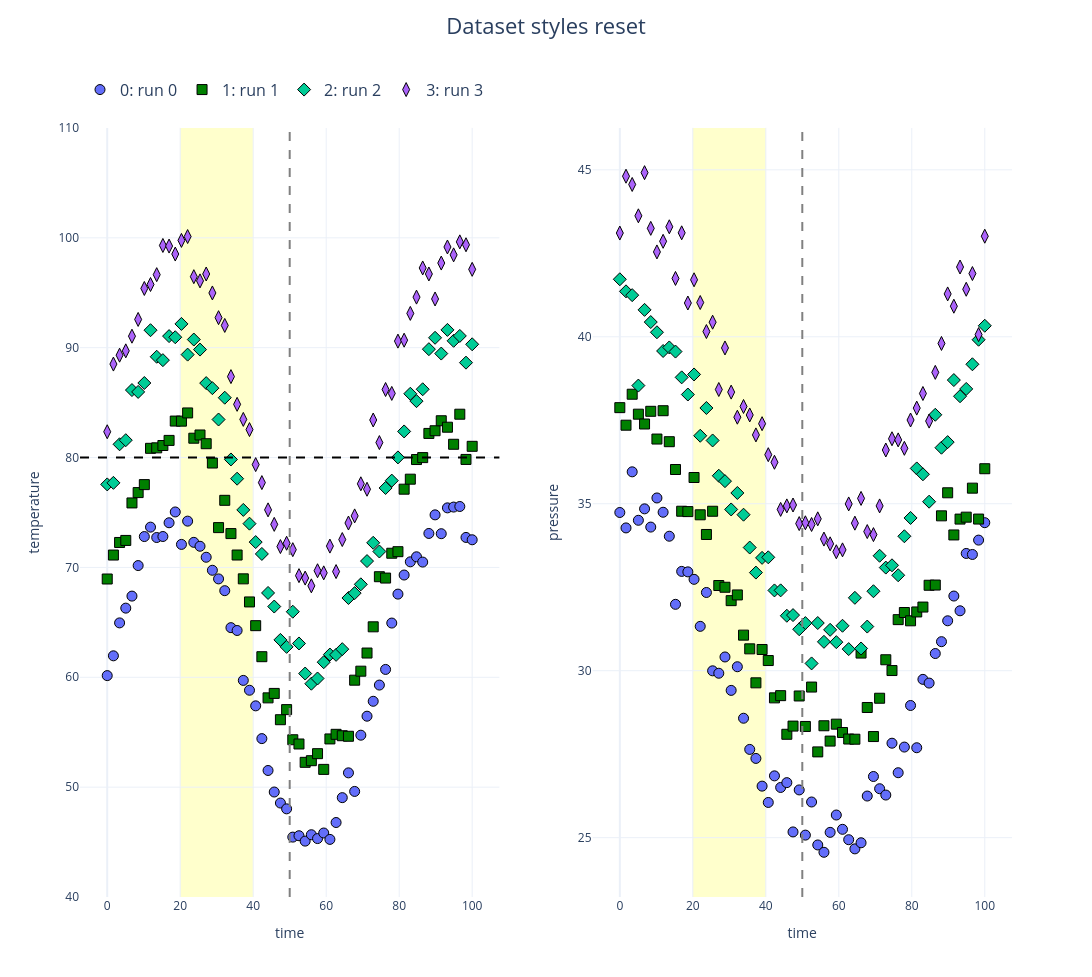

Notebook cell for this chart:
### Markdown cell above
## Rule 1 — `'reset'` as a value (per-attribute undo)

Every setter that takes a value also accepts the literal string `'reset'`. This
is the finest-grained undo: one attribute, on one target.

### 1a. Per-dataset attributes

`'reset'` restores that attribute to what the dataset would get from the
notebook's maps / defaults (`color_map`, `marker_map`, `set_default_format`).

### Code cell
nb.color(0, 'reset')          # dataset 0 → back to its color_map color
nb.marker('all', 'reset')     # every dataset → back to its marker_map marker
nb.linestyle([0, 1], 'reset') # drop the dashed override on 0 and 1
nb.linewidth(0, 'reset')      # dataset 0 → default line width
nb.markersize(2, 'reset')     # dataset 2 → default marker size
nb.alpha('all', 'reset')      # every dataset → default opacity

nb.plot(x='time', y=['temperature', 'pressure'], suptitle='Dataset styles reset')

### Figure 1 — Plotly figure (JSON) as saved in the notebook; plotly's stock layout.template omitted (floating-point values rounded to 4 significant figures)
{"data": [{"hovertemplate": "<b><u>Set: 0</u></b><br><b>run 0</b><br>time: %{x:.2f}<br>temperature: %{y:.2f}<extra></extra>", "legendgroup": "group_0", "line": {"color": "#636EFA", "width": 2}, "marker": {"color": "#636EFA", "line": {"color": "black", "width": 1}, "opacity": 1, "size": 10, "symbol": "circle"}, "mode": "markers", "name": "0: run 0", "showlegend": true, "type": "scatter", "x": [0.0, 1.695, 3.39, 5.085, 6.78, 8.475, 10.17, 11.86, 13.56, 15.25, 16.95, 18.64, 20.34, 22.03, 23.73, 25.42, 27.12, 28.81, 30.51, 32.2, 33.9, 35.59, 37.29, 38.98, 40.68, 42.37, 44.07, 45.76, 47.46, 49.15, 50.85, 52.54, 54.24, 55.93, 57.63, 59.32, 61.02, 62.71, 64.41, 66.1, 67.8, 69.49, 71.19, 72.88, 74.58, 76.27, 77.97, 79.66, 81.36, 83.05, 84.75, 86.44, 88.14, 89.83, 91.53, 93.22, 94.92, 96.61, 98.31, 100.0], "xaxis": "x", "y": [60.15, 61.95, 64.95, 66.29, 67.39, 70.17, 72.81, 73.67, 72.72, 72.81, 74.06, 75.05, 72.09, 74.21, 72.28, 71.93, 70.92, 69.74, 68.95, 67.88, 64.52, 64.26, 59.72, 58.82, 57.4, 54.42, 51.52, 49.56, 48.55, 48.02, 45.45, 45.58, 45.09, 45.67, 45.32, 45.83, 45.24, 46.78, 49.04, 51.3, 49.61, 54.73, 56.46, 57.81, 59.29, 60.71, 64.94, 67.57, 69.31, 70.51, 70.97, 70.49, 73.09, 74.78, 73.07, 75.42, 75.49, 75.55, 72.73, 72.52], "yaxis": "y"}, {"hovertemplate": "<b><u>Set: 0</u></b><br><b>run 0</b><br>time: %{x:.2f}<br>pressure: %{y:.2f}<extra></extra>", "legendgroup": "group_0", "line": {"color": "#636EFA", "width": 2}, "marker": {"color": "#636EFA", "line": {"color": "black", "width": 1}, "opacity": 1, "size": 10, "symbol": "circle"}, "mode": "markers", "name": "0: run 0", "showlegend": false, "type": "scatter", "x": [0.0, 1.695, 3.39, 5.085, 6.78, 8.475, 10.17, 11.86, 13.56, 15.25, 16.95, 18.64, 20.34, 22.03, 23.73, 25.42, 27.12, 28.81, 30.51, 32.2, 33.9, 35.59, 37.29, 38.98, 40.68, 42.37, 44.07, 45.76, 47.46, 49.15, 50.85, 52.54, 54.24, 55.93, 57.63, 59.32, 61.02, 62.71, 64.41, 66.1, 67.8, 69.49, 71.19, 72.88, 74.58, 76.27, 77.97, 79.66, 81.36, 83.05, 84.75, 86.44, 88.14, 89.83, 91.53, 93.22, 94.92, 96.61, 98.31, 100.0], "xaxis": "x2", "y": [34.74, 34.28, 35.96, 34.5, 34.85, 34.3, 35.17, 34.74, 34.03, 31.99, 32.97, 32.96, 32.74, 31.33, 32.34, 30.0, 29.92, 30.41, 29.41, 30.12, 28.58, 27.64, 27.37, 26.54, 26.05, 26.85, 26.5, 26.65, 25.17, 26.43, 25.08, 26.07, 24.78, 24.56, 25.16, 25.68, 25.25, 24.94, 24.66, 24.85, 26.25, 26.83, 26.47, 26.28, 27.83, 26.94, 27.71, 28.96, 27.69, 29.74, 29.63, 30.51, 30.87, 31.49, 32.24, 31.79, 33.51, 33.48, 33.91, 34.43], "yaxis": "y2"}, {"hovertemplate": "<b><u>Set: 1</u></b><br><b>run 1</b><br>time: %{x:.2f}<br>temperature: %{y:.2f}<extra></extra>", "legendgroup": "group_1", "line": {"color": "green", "width": 2}, "marker": {"color": "green", "line": {"color": "black", "width": 1}, "opacity": 1, "size": 10, "symbol": "square"}, "mode": "markers", "name": "1: run 1", "showlegend": true, "type": "scatter", "x": [0.0, 1.695, 3.39, 5.085, 6.78, 8.475, 10.17, 11.86, 13.56, 15.25, 16.95, 18.64, 20.34, 22.03, 23.73, 25.42, 27.12, 28.81, 30.51, 32.2, 33.9, 35.59, 37.29, 38.98, 40.68, 42.37, 44.07, 45.76, 47.46, 49.15, 50.85, 52.54, 54.24, 55.93, 57.63, 59.32, 61.02, 62.71, 64.41, 66.1, 67.8, 69.49, 71.19, 72.88, 74.58, 76.27, 77.97, 79.66, 81.36, 83.05, 84.75, 86.44, 88.14, 89.83, 91.53, 93.22, 94.92, 96.61, 98.31, 100.0], "xaxis": "x", "y": [68.95, 71.12, 72.27, 72.46, 75.87, 76.81, 77.54, 80.84, 80.88, 81.1, 81.56, 83.32, 83.32, 84.06, 81.76, 82.05, 81.26, 79.5, 73.62, 76.11, 73.08, 71.13, 68.96, 66.86, 64.7, 61.87, 58.13, 58.53, 56.14, 57.06, 54.31, 53.93, 52.26, 52.41, 53.05, 51.62, 54.39, 54.81, 54.68, 54.63, 59.74, 60.55, 62.21, 64.59, 69.15, 69.03, 71.29, 71.43, 77.12, 78.03, 79.82, 79.99, 82.2, 82.44, 83.35, 82.76, 81.21, 83.94, 79.83, 81.02], "yaxis": "y"}, {"hovertemplate": "<b><u>Set: 1</u></b><br><b>run 1</b><br>time: %{x:.2f}<br>pressure: %{y:.2f}<extra></extra>", "legendgroup": "group_1", "line": {"color": "green", "width": 2}, "marker": {"color": "green", "line": {"color": "black", "width": 1}, "opacity": 1, "size": 10, "symbol": "square"}, "mode": "markers", "name": "1: run 1", "showlegend": false, "type": "scatter", "x": [0.0, 1.695, 3.39, 5.085, 6.78, 8.475, 10.17, 11.86, 13.56, 15.25, 16.95, 18.64, 20.34, 22.03, 23.73, 25.42, 27.12, 28.81, 30.51, 32.2, 33.9, 35.59, 37.29, 38.98, 40.68, 42.37, 44.07, 45.76, 47.46, 49.15, 50.85, 52.54, 54.24, 55.93, 57.63, 59.32, 61.02, 62.71, 64.41, 66.1, 67.8, 69.49, 71.19, 72.88, 74.58, 76.27, 77.97, 79.66, 81.36, 83.05, 84.75, 86.44, 88.14, 89.83, 91.53, 93.22, 94.92, 96.61, 98.31, 100.0], "xaxis": "x2", "y": [37.88, 37.35, 38.28, 37.68, 37.39, 37.77, 36.94, 37.79, 36.86, 36.02, 34.78, 34.76, 35.79, 34.67, 34.08, 34.77, 32.55, 32.5, 32.1, 32.27, 31.06, 30.65, 29.64, 30.64, 30.3, 29.19, 29.25, 28.1, 28.34, 29.24, 28.33, 29.51, 27.57, 28.35, 27.89, 28.4, 28.15, 27.95, 27.95, 30.53, 28.9, 28.03, 29.17, 30.33, 30.0, 31.53, 31.74, 31.49, 31.76, 31.91, 32.56, 32.56, 34.64, 35.33, 34.07, 34.54, 34.6, 35.47, 34.54, 36.05], "yaxis": "y2"}, {"hovertemplate": "<b><u>Set: 2</u></b><br><b>run 2</b><br>time: %{x:.2f}<br>temperature: %{y:.2f}<extra></extra>", "legendgroup": "group_2", "line": {"color": "#00CC96", "width": 2}, "marker": {"color": "#00CC96", "line": {"color": "black", "width": 1}, "opacity": 1, "size": 10, "symbol": "diamond"}, "mode": "markers", "name": "2: run 2", "showlegend": true, "type": "scatter", "x": [0.0, 1.695, 3.39, 5.085, 6.78, 8.475, 10.17, 11.86, 13.56, 15.25, 16.95, 18.64, 20.34, 22.03, 23.73, 25.42, 27.12, 28.81, 30.51, 32.2, 33.9, 35.59, 37.29, 38.98, 40.68, 42.37, 44.07, 45.76, 47.46, 49.15, 50.85, 52.54, 54.24, 55.93, 57.63, 59.32, 61.02, 62.71, 64.41, 66.1, 67.8, 69.49, 71.19, 72.88, 74.58, 76.27, 77.97, 79.66, 81.36, 83.05, 84.75, 86.44, 88.14, 89.83, 91.53, 93.22, 94.92, 96.61, 98.31, 100.0], "xaxis": "x", "y": [77.56, 77.7, 81.21, 81.58, 86.14, 85.97, 86.79, 91.59, 89.18, 88.87, 91.05, 90.95, 92.16, 89.37, 90.74, 89.83, 86.78, 86.32, 83.46, 85.45, 79.83, 78.08, 75.23, 73.98, 72.31, 71.23, 67.68, 66.44, 63.4, 62.77, 65.97, 63.08, 60.34, 59.41, 59.89, 61.37, 62.07, 62.04, 62.56, 67.21, 67.66, 68.46, 70.58, 72.24, 71.45, 77.23, 77.9, 80.01, 82.38, 85.81, 85.13, 86.21, 89.86, 90.9, 89.46, 91.62, 90.63, 91.07, 88.64, 90.31], "yaxis": "y"}, {"hovertemplate": "<b><u>Set: 2</u></b><br><b>run 2</b><br>time: %{x:.2f}<br>pressure: %{y:.2f}<extra></extra>", "legendgroup": "group_2", "line": {"color": "#00CC96", "width": 2}, "marker": {"color": "#00CC96", "line": {"color": "black", "width": 1}, "opacity": 1, "size": 10, "symbol": "diamond"}, "mode": "markers", "name": "2: run 2", "showlegend": false, "type": "scatter", "x": [0.0, 1.695, 3.39, 5.085, 6.78, 8.475, 10.17, 11.86, 13.56, 15.25, 16.95, 18.64, 20.34, 22.03, 23.73, 25.42, 27.12, 28.81, 30.51, 32.2, 33.9, 35.59, 37.29, 38.98, 40.68, 42.37, 44.07, 45.76, 47.46, 49.15, 50.85, 52.54, 54.24, 55.93, 57.63, 59.32, 61.02, 62.71, 64.41, 66.1, 67.8, 69.49, 71.19, 72.88, 74.58, 76.27, 77.97, 79.66, 81.36, 83.05, 84.75, 86.44, 88.14, 89.83, 91.53, 93.22, 94.92, 96.61, 98.31, 100.0], "xaxis": "x2", "y": [41.72, 41.36, 41.25, 38.54, 40.81, 40.44, 40.13, 39.57, 39.68, 39.56, 38.78, 38.27, 38.87, 37.04, 37.87, 36.89, 35.84, 35.68, 34.83, 35.32, 34.67, 33.69, 32.94, 33.38, 33.4, 32.4, 32.41, 31.65, 31.66, 31.24, 31.43, 30.22, 31.43, 30.86, 31.22, 30.86, 31.35, 30.65, 32.18, 30.67, 31.32, 32.38, 33.44, 33.09, 33.16, 32.86, 34.03, 34.57, 36.06, 35.88, 35.06, 37.66, 36.68, 36.85, 38.7, 38.22, 38.44, 39.18, 39.91, 40.33], "yaxis": "y2"}, {"hovertemplate": "<b><u>Set: 3</u></b><br><b>run 3</b><br>time: %{x:.2f}<br>temperature: %{y:.2f}<extra></extra>", "legendgroup": "group_3", "line": {"color": "#AB63FA", "width": 2}, "marker": {"color": "#AB63FA", "line": {"color": "black", "width": 1}, "opacity": 1, "size": 10, "symbol": "diamond-tall"}, "mode": "markers", "name": "3: run 3", "showlegend": true, "type": "scatter", "x": [0.0, 1.695, 3.39, 5.085, 6.78, 8.475, 10.17, 11.86, 13.56, 15.25, 16.95, 18.64, 20.34, 22.03, 23.73, 25.42, 27.12, 28.81, 30.51, 32.2, 33.9, 35.59, 37.29, 38.98, 40.68, 42.37, 44.07, 45.76, 47.46, 49.15, 50.85, 52.54, 54.24, 55.93, 57.63, 59.32, 61.02, 62.71, 64.41, 66.1, 67.8, 69.49, 71.19, 72.88, 74.58, 76.27, 77.97, 79.66, 81.36, 83.05, 84.75, 86.44, 88.14, 89.83, 91.53, 93.22, 94.92, 96.61, 98.31, 100.0], "xaxis": "x", "y": [82.35, 88.51, 89.32, 89.71, 91.05, 92.57, 95.39, 95.75, 96.65, 99.31, 99.25, 98.52, 99.77, 100.1, 96.46, 96.08, 96.71, 94.98, 92.73, 92.03, 87.37, 84.84, 83.47, 82.55, 79.36, 77.72, 75.24, 73.92, 71.9, 72.2, 71.62, 69.25, 69.03, 68.32, 69.7, 69.51, 71.94, 69.62, 72.54, 74.04, 74.69, 77.61, 77.12, 83.42, 81.36, 86.19, 85.84, 90.6, 90.68, 93.12, 94.6, 97.26, 96.71, 94.43, 97.7, 99.17, 98.45, 99.63, 99.37, 97.13], "yaxis": "y"}, {"hovertemplate": "<b><u>Set: 3</u></b><br><b>run 3</b><br>time: %{x:.2f}<br>pressure: %{y:.2f}<extra></extra>", "legendgroup": "group_3", "line": {"color": "#AB63FA", "width": 2}, "marker": {"color": "#AB63FA", "line": {"color": "black", "width": 1}, "opacity": 1, "size": 10, "symbol": "diamond-tall"}, "mode": "markers", "name": "3: run 3", "showlegend": false, "type": "scatter", "x": [0.0, 1.695, 3.39, 5.085, 6.78, 8.475, 10.17, 11.86, 13.56, 15.25, 16.95, 18.64, 20.34, 22.03, 23.73, 25.42, 27.12, 28.81, 30.51, 32.2, 33.9, 35.59, 37.29, 38.98, 40.68, 42.37, 44.07, 45.76, 47.46, 49.15, 50.85, 52.54, 54.24, 55.93, 57.63, 59.32, 61.02, 62.71, 64.41, 66.1, 67.8, 69.49, 71.19, 72.88, 74.58, 76.27, 77.97, 79.66, 81.36, 83.05, 84.75, 86.44, 88.14, 89.83, 91.53, 93.22, 94.92, 96.61, 98.31, 100.0], "xaxis": "x2", "y": [43.11, 44.81, 44.56, 43.62, 44.91, 43.25, 42.54, 42.86, 43.29, 41.75, 43.11, 41.01, 41.71, 41.03, 40.16, 40.44, 38.42, 39.66, 38.34, 37.59, 37.91, 37.66, 37.06, 37.4, 36.47, 36.24, 34.83, 34.94, 34.96, 34.41, 34.43, 34.38, 34.55, 33.94, 33.8, 33.56, 33.62, 34.99, 34.42, 35.16, 34.17, 34.07, 34.93, 36.61, 36.95, 36.91, 36.66, 37.51, 37.86, 38.3, 37.47, 38.93, 39.8, 41.28, 40.92, 42.09, 41.42, 41.89, 40.06, 43.01], "yaxis": "y2"}], "layout": {"height": 977.5, "legend": {"font": {"size": 16}, "orientation": "h", "x": 0, "xanchor": "left", "y": 0.9256, "yanchor": "top", "yref": "container"}, "margin": {"r": 80, "t": 97.5}, "shapes": [{"line": {"color": "black", "dash": "dash"}, "type": "line", "x0": 0, "x1": 1, "xref": "x domain", "y0": 80, "y1": 80, "yref": "y"}, {"line": {"color": "gray", "dash": "dash"}, "type": "line", "x0": 50, "x1": 50, "xref": "x", "y0": 0, "y1": 1, "yref": "y domain"}, {"line": {"color": "gray", "dash": "dash"}, "type": "line", "x0": 50, "x1": 50, "xref": "x2", "y0": 0, "y1": 1, "yref": "y2 domain"}, {"fillcolor": "yellow", "layer": "below", "line": {"width": 0}, "opacity": 0.2, "type": "rect", "x0": 20, "x1": 40, "xref": "x", "y0": 0, "y1": 1, "yref": "y domain"}, {"fillcolor": "yellow", "layer": "below", "line": {"width": 0}, "opacity": 0.2, "type": "rect", "x0": 20, "x1": 40, "xref": "x2", "y0": 0, "y1": 1, "yref": "y2 domain"}], "showlegend": true, "title": {"font": {"size": 22}, "text": "Dataset styles reset", "x": 0.5, "xanchor": "center", "y": 0.9805, "yanchor": "top", "yref": "container"}, "width": 1360, "xaxis": {"anchor": "y", "domain": [0, 0.45], "title": {"standoff": 15, "text": "time"}}, "xaxis2": {"anchor": "y2", "domain": [0.55, 1], "title": {"standoff": 15, "text": "time"}}, "yaxis": {"anchor": "x", "domain": [0, 1], "range": [40, 110], "title": {"standoff": 15, "text": "temperature"}}, "yaxis2": {"anchor": "x2", "domain": [0, 1], "title": {"standoff": 15, "text": "pressure"}}}}
